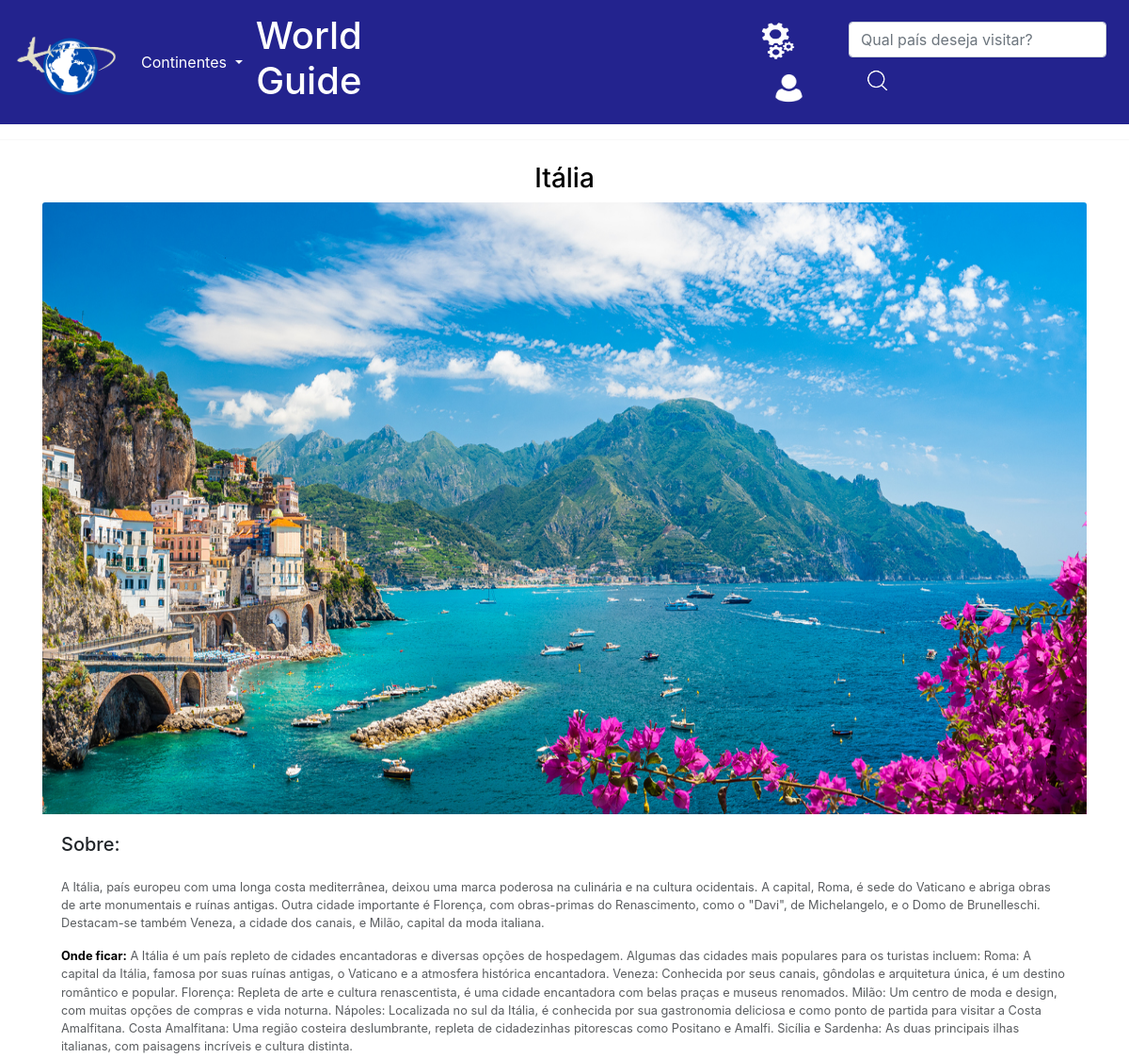
The app's page /europa/Continente/detalhe/italia/ (upper part), older data.
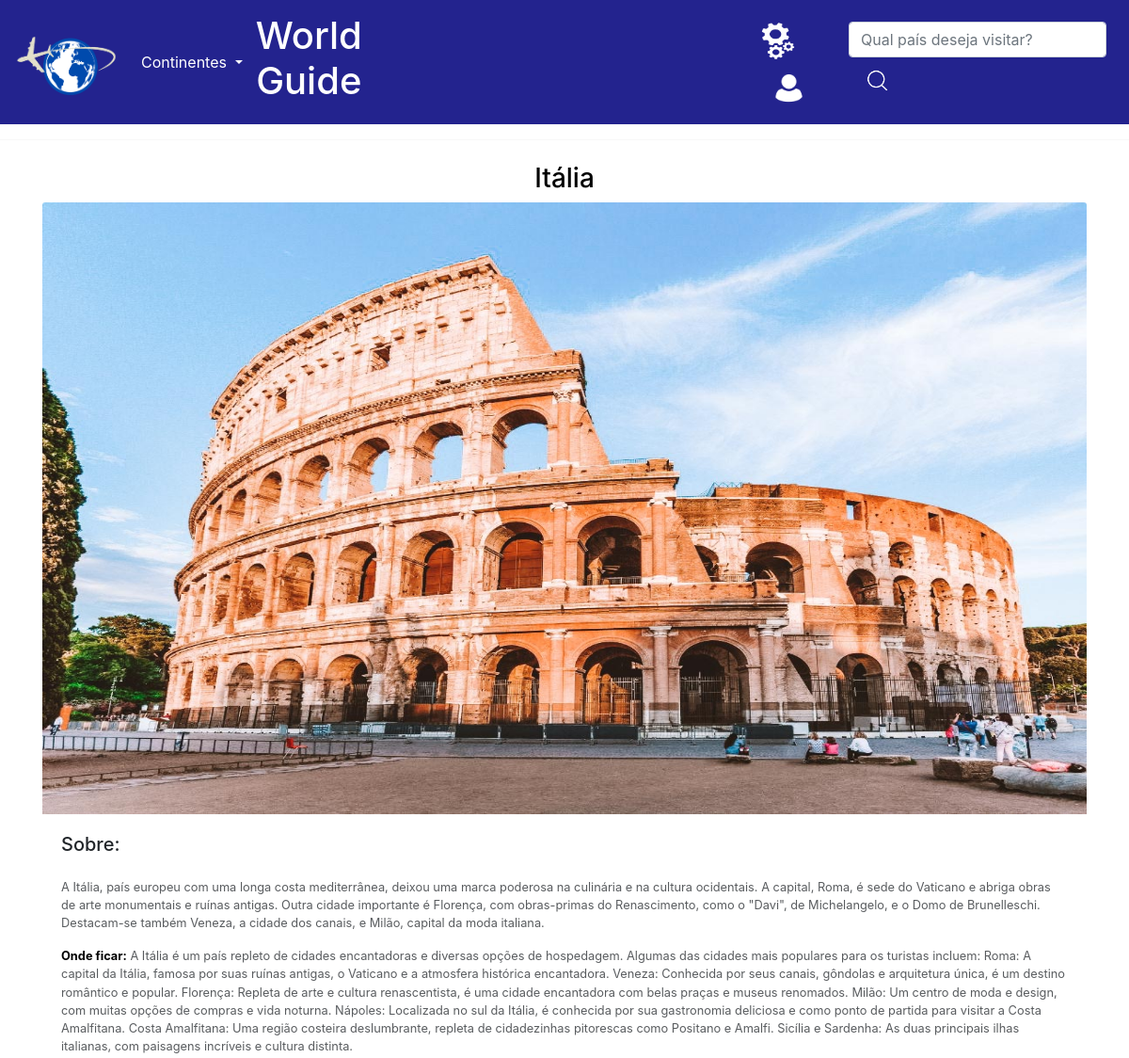
The same page, newer data.
### europa/models.py (models this page shows, shortened)
class model_europa(models.Model):
    Continente = models.CharField(max_length=100)
    País = models.CharField(max_length=100)
    Descricao = models.CharField(max_length=3000)
    OndeFicar = models.CharField(max_length=1800)
    OndeComer = models.CharField(max_length=1800)
    OndeVisitar = models.CharField(max_length=1800)
    foto = models.ImageField(upload_to='img/%Y/%m/%d/')
    carr = models.ImageField(upload_to='img/%Y/%m/%d/')
    ta_publicado = models.BooleanField(default=False)
    link = models.CharField(max_length=60)

### europa/views.py (the view, shortened to what this page needs)
# urls.py: path('Continente/detalhe/<str:link_url>/',views.v_detalhe, name='detalhe'),
def v_detalhe(request, link_url):
    detalhe = get_object_or_404(model_europa, link=link_url)
    comentarios = Comentario.objects.filter(eh_publicada=True, link_url=link_url)
    formulario = ComentarioForms(initial={'link_url': link_url})
    return render(request, 'europa/paginas/detalhe.html', context={'detalhe': detalhe, 'comentarios': comentarios, 'formulario': formulario})

### europa/forms.py
class ComentarioForms(forms.Form):
    Coment = forms.CharField(
        label='Comentários',
        required=True,
        max_length=5000,
        widget=forms.Textarea(
            attrs={
                'placeholder': 'Conte-nos a sua experiência!',
            }
        )
    )
    link_url = forms.CharField(
        widget=forms.HiddenInput()
    )

### europa/templates/europa/paginas/detalhe.html (shortened to what this page needs)
{% extends 'global/paginas/pais_detalhe.html' %}

### meus_templates/global/paginas/pais_detalhe.html (shortened to what this page needs)
<head>
</head>
{% include 'global/parciais/header.html' %}
<hr>
{% load static %}
<link rel="stylesheet" href="https://stackpath.bootstrapcdn.com/bootstrap/4.1.3/css/bootstrap.min.css">
{%if detalhe %}
<div class="container" style="border: 0;">
<div style="border: 0;" class="card mb-3">
  <div>
    <h3 class="text-center m-2">{{detalhe.País}}</h3>
  </div>
    <img style="height: 650;" src="{{ detalhe.foto.url }}" class="card-img-top" alt="...">
    <div class="card-body" style="margin-bottom: 100px;">
      <h5 class="card-title">Sobre: </h5>
      <p class="card-text mt-4"><small class="text-body-secondary">{{detalhe.Descricao}}</small></p>
      <p class="card-text"><small class="text-body-secondary"><strong>Onde ficar:</strong> {{detalhe.OndeFicar}}</small></p>
    </div>
{% endif %}
</div>
</div>

Row changes from the older to the newer data that the page shows:
changed model_europa "Itália": foto: a different picture
